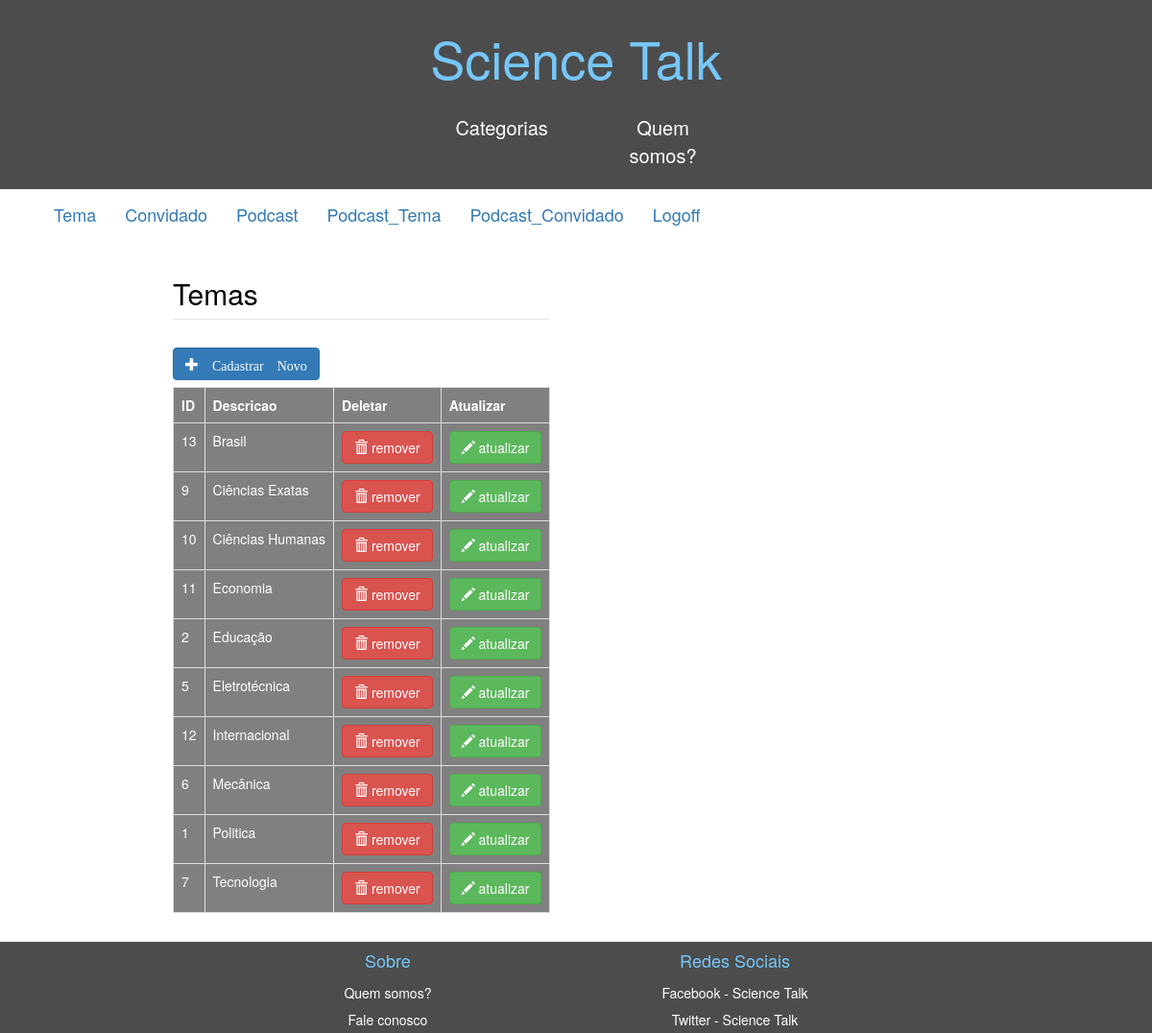
Screenshot of /Admin/ListTemas.php (signed in) with the database file from the repository.
### tables this page shows
CREATE TABLE `tema` (
  `id` int(11) NOT NULL,
  `descricao` varchar(50) NOT NULL
);

### Funcao.php (called while the page is built, shortened)
<?php
function obterConexao(){
  $conexao = mysqli_connect("localhost", "root", "", "podcast");
  mysqli_set_charset($conexao,'utf8');
  return $conexao;
}
      function obterTema(){
        $temas = array();
        $conexao = obterConexao();
        $sql = "SELECT * FROM `tema` order by descricao ";
        if($result = mysqli_query($conexao, $sql)){
          $temas = $result->fetch_all(MYSQLI_ASSOC);
        }
        return $temas;
      }
?>

### Admin/ListTemas.php (the view, shortened to what this page needs)
<?php
	include_once ('../funcao.php');
	?>
<!DOCTYPE html>
<html lang="pt-br">
	<head>
    <link rel="stylesheet" href="https://maxcdn.bootstrapcdn.com/bootstrap/3.3.7/css/bootstrap.min.css">
        <link rel="stylesheet" type="text/css" href="../Estilo_PI.css"/>
  </head>
  <body>
		<div class="container">
		<?php include_once ('../menu.php');?>
			<div id="conteudoo">
                <div>
                <fieldset>
			<legend>
				<h2>Temas</h2>
			</legend>
			<table class="table table-bordered  ">
            <caption><a class="btn btn-primary glyphicon glyphicon-plus" href="CadTema.php" role="button"> Cadastrar Novo</a></caption>
				<tr>
					<th>
						ID
					</th>
                    <th>
						Descricao
					</th>
					<th>
						Deletar
					</th>
					<th>
						Atualizar
					</th>
                </tr>
            </div>
                <?php
                    $pods = obterTema();
					foreach ($pods as $pod) {
                        echo "<tr>";
                        echo "<td>" . $pod["id"] . "</td>";
                        echo "<td>" . $pod["descricao"] . "</td>";
                        echo "<td> <form action='DeleteTema.php' method='post'>
				             <input type='hidden' name='id' value=" .$pod['id'].">
							<button class='btn btn-danger'><span class='glyphicon glyphicon-trash'></span> remover</button></form>
							</td>";
							echo "<td> <form action='updateTema.php' method='post'>
				             <input type='hidden' name='id' value=" .$pod['id'].">
							 <button class='btn btn-success'><span class='glyphicon glyphicon-pencil'></span> atualizar</button></form>
							</td>";
						echo "</tr>";
                    }
				?>
                </div>
			</div>
			<footer class="footer">
			<?php include_once ('../rodape.php');?>
			</footer>
  </body>
</html>

### Estilo_PI.css (style rules this page uses)
html { height: 100%; }
body { min-height: 100%; display: flex; background-image: url("Images/Background_1.jpg"); background-attachment: fixed; background-size: cover; }
.container { flex-grow: 1; display: flex; flex-direction: column; margin: 0px; padding: 0px; }
#conteudoo { flex-grow: 1; flex-direction: row; display: flex; margin:0 auto; padding:0px; margin-bottom: 1rem; width: 70%; border-radius: 10px 20px; }
table { background-color:grey; color: white; }
legend { color: black; }
caption { margin: 0 auto; justify-content: center; align-items: center; flex-direction: row; }

### rows the page displays
tema: id "13", descricao "Brasil"
tema: id "9", descricao "Ciências Exatas"
tema: id "10", descricao "Ciências Humanas"
tema: id "11", descricao "Economia"
tema: id "2", descricao "Educação"
tema: id "5", descricao "Eletrotécnica"
tema: id "12", descricao "Internacional"
tema: id "6", descricao "Mecânica"
tema: id "1", descricao "Politica"
tema: id "7", descricao "Tecnologia"
